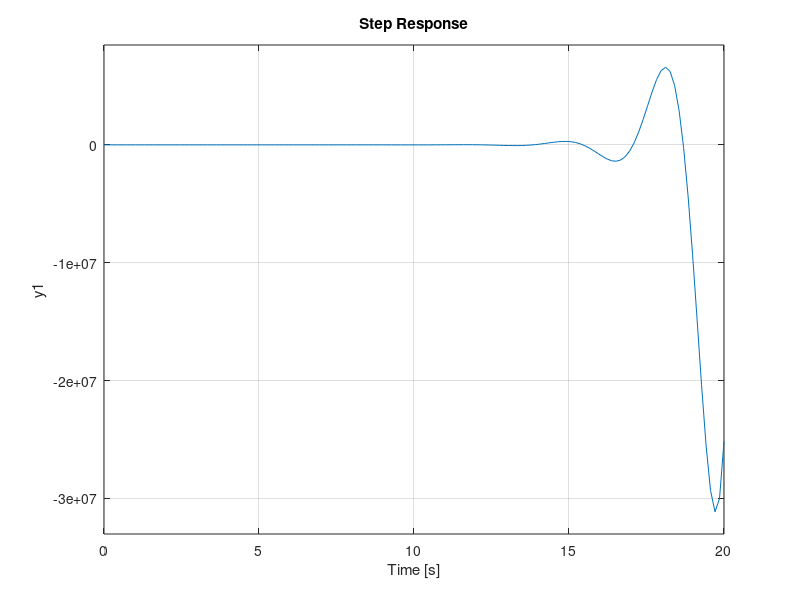

The MATLAB source for this figure:

G1 = tf(3, [1 0]);
G2 = tf(1, [1 0 1]);
H1 = 3;

Gs = series(G1, G2);

cl = feedback(Gs, H1);

step(cl, 20);


